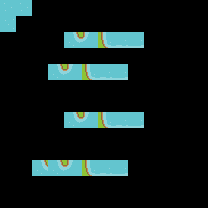

This is a level from a 2D game, rendered from its Tiled map with the project's own tilesets. A one-line summary and the complete map file follow:
An orthogonal 13x13 tile map with 16x16 px tiles, 1 tile layer (Tile Layer 1).

<map version="1.0" orientation="orthogonal" renderorder="right-down" width="13" height="13" tilewidth="16" tileheight="16" nextobjectid="1">
 <tileset firstgid="1" name="roguelikeSheet_transparent" tilewidth="16" tileheight="16" spacing="2" tilecount="2142" columns="63">
  <image source="../Spritesheet/roguelikeSheet_transparent.png" width="1136" height="616" />
 </tileset>
 <layer name="Tile Layer 1" width="13" height="13">
  <data encoding="csv">
1,1,0,0,0,0,0,0,0,0,0,0,0,
2,0,0,0,0,0,0,0,0,0,0,0,0,
0,0,0,0,127,128,129,130,131,0,0,0,0,
0,0,0,0,0,0,0,0,0,0,0,0,0,
0,0,0,127,128,129,130,131,0,0,0,0,0,
0,0,0,0,0,0,0,0,0,0,0,0,0,
0,0,0,0,0,0,0,0,0,0,0,0,0,
0,0,0,0,127,128,129,130,131,0,0,0,0,
0,0,0,0,0,0,0,0,0,0,0,0,0,
0,0,0,0,0,0,0,0,0,0,0,0,0,
0,0,127,127,128,129,130,131,0,0,0,0,0,
0,0,0,0,0,0,0,0,0,0,0,0,0,
0,0,0,0,0,0,0,0,0,0,0,0,0
</data>
 </layer>
</map>
